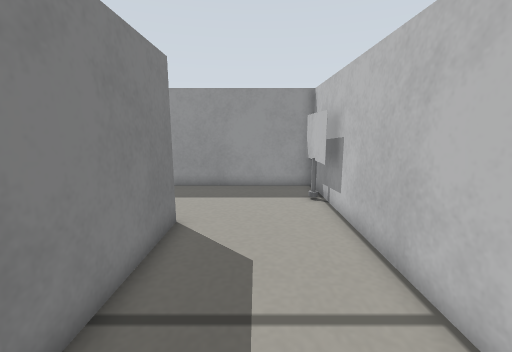
view 1 (above)

20 first-person views from a walk through a world built for the Gazebo simulator. The camera is 0.29 m above the floor, tilts 10° down and sees 90° across. The floor is counted in squares, 0.1 m on a side. Each view is taken from the middle of a square. On the plan, view 1 faces up. The plan holds only what a view shows up to about 19 squares ahead; the rest is blank. The robots in the file are not drawn.

view 2
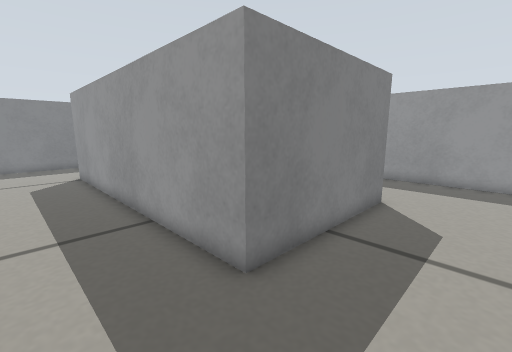

view 3
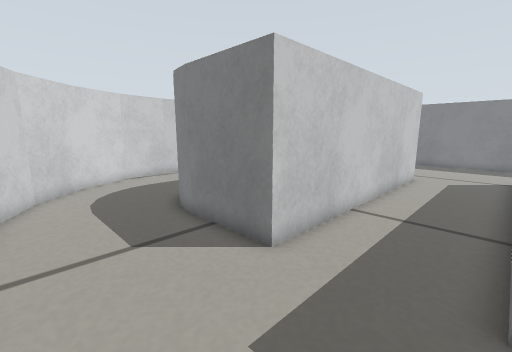

view 4
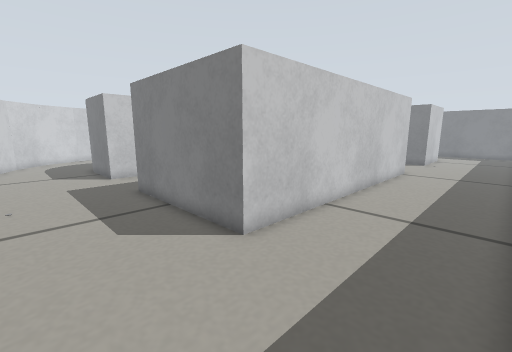

view 5
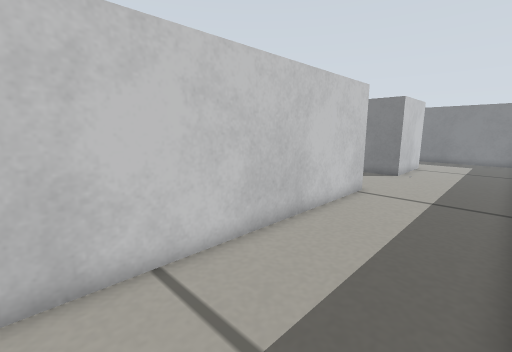

view 6
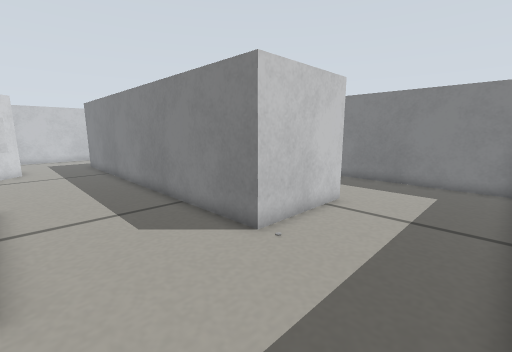

view 7
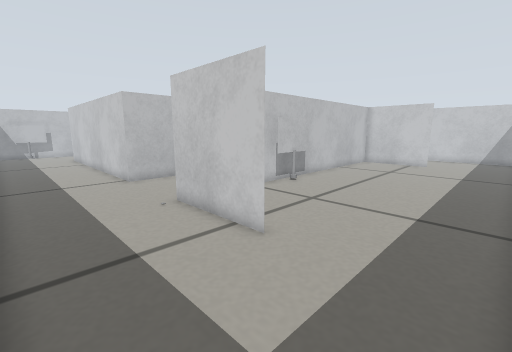

view 8
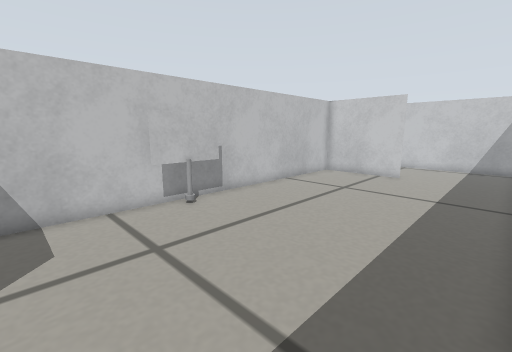

view 9
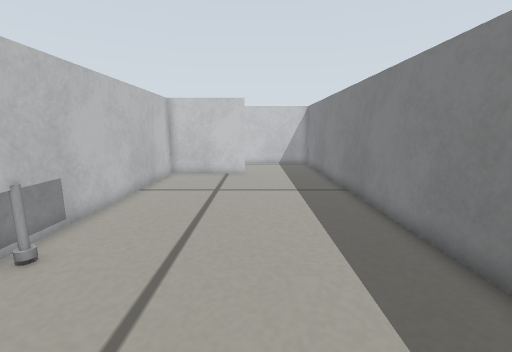

view 10
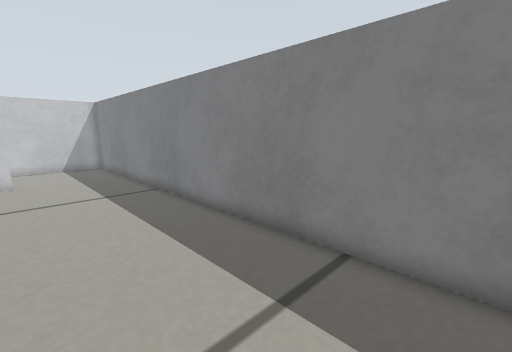

view 11
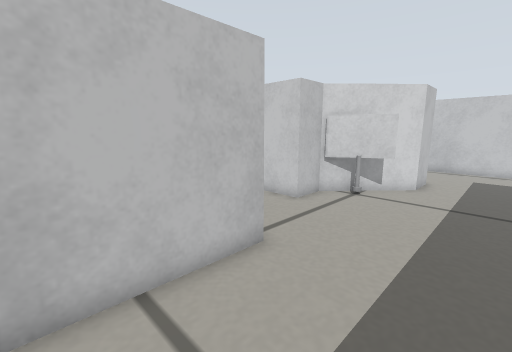

view 12
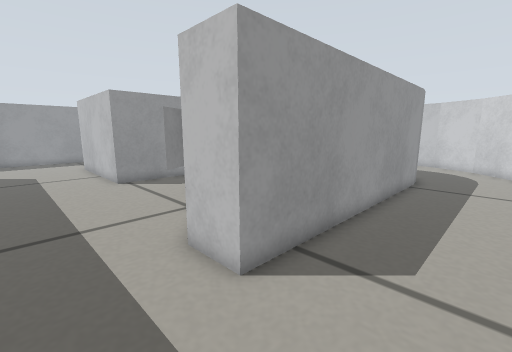

view 13
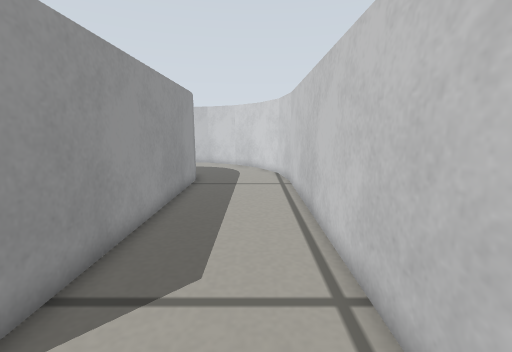

view 14
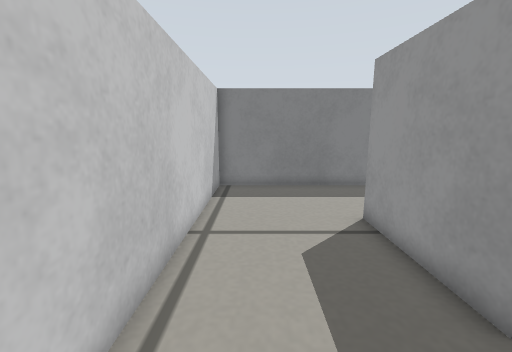

view 15
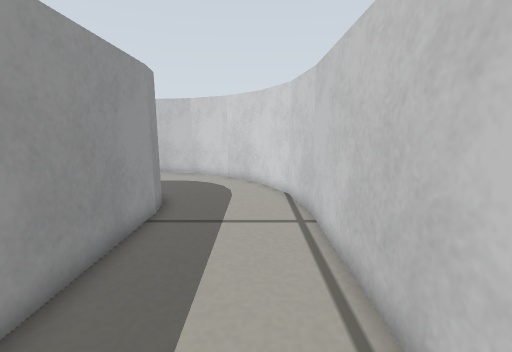

view 16
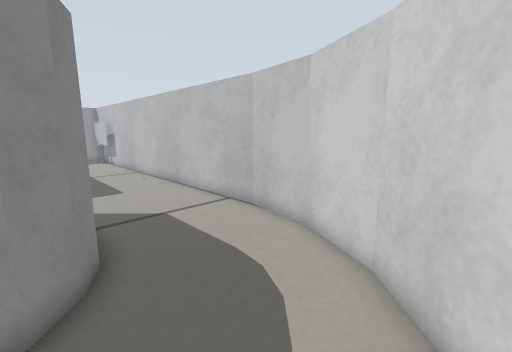

view 17
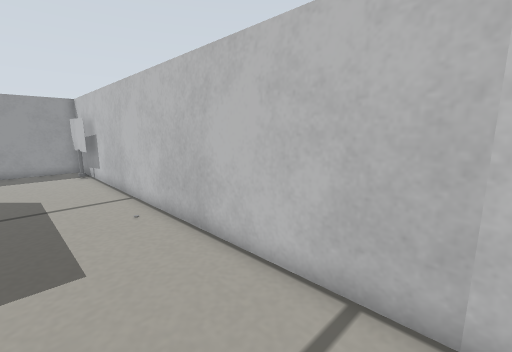

view 18
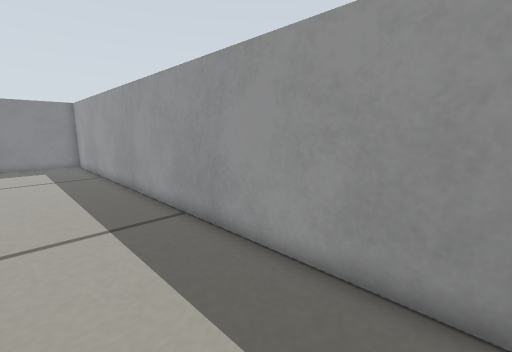

view 19
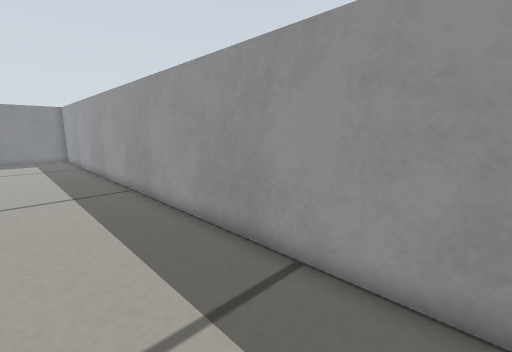

view 20
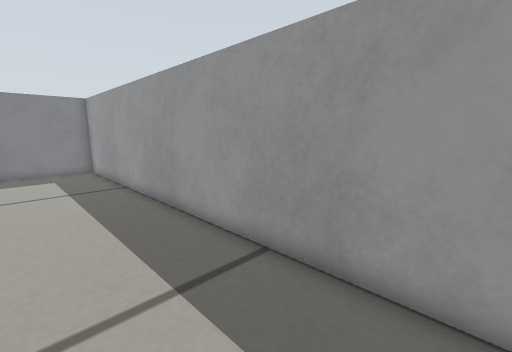

### Floor plan
Points are (right, up) in squares from view 1. A wall is a line through its corners. A room is listed if a view was taken in it or the views show most of it. See-through windows are left out.
Room 1 (views 1, 2, 3, 4, 5, 6, 7, 8, 9, 10, 11, 12, 13, 14, 15, 16, 17, 18, 19, 20)
walls: (-17.6, 0.3) (-17.6, 7.9) (-2.6, 7.9) (-2.6, 0.3) (-17.6, 0.3); (-23.1, -11.4) (-28.2, -11.4); (-28.3, 7.9) (-23.2, 7.9) (-23.2, -9.4); (-6.1, -11.4) (-18.8, -11.4) (-18.8, -9.3) (-15.6, -5.8) (-15.6, -4) (-2.6, -4) (-2.6, -7.9); (-28.4, -11.4) (-23.2, -11.4) (-23.2, 6.2); (-5, -11.2) (-6.2, -11.4); (-2.6, -7.8) (-2.8, -9) (-3.3, -9.9) (-4.1, -10.8); (-6.2, -17) (-3.4, -16.6) (-0.7, -15.2) (1.3, -13.2) (2.6, -10.7) (3, -7.8); (3, -7.9) (3, 13.5) (-33.6, 13.5) (-33.6, -17) (-6.1, -17)
objects: sign (-24, 0) to (-24, 2); sign (-18, -7) to (-17, -7); sign (2, 11)

Where each view was taken, in squares from view 1:
view 1: 0 up, 0 right, facing up
view 2: 3 down, 1 right, facing up-left
view 3: 0 up, 2 right, facing down-left
view 4: 13 up, 2 right, facing down-left
view 5: 13 up, 5 left, facing down-left
view 6: 13 up, 18 left, facing down-left
view 7: 13 up, 33 left, facing down-right
view 8: 6 up, 33 left, facing down-right
view 9: 6 up, 29 left, facing down
view 10: 6 up, 28 left, facing down-left
view 11: 5 up, 22 left, facing down-right
view 12: 15 down, 22 left, facing up-right
view 13: 15 down, 21 left, facing right
view 14: 15 down, 20 left, facing left
view 15: 15 down, 15 left, facing right
view 16: 15 down, 4 left, facing up-right
view 17: 8 down, 1 left, facing up-right
view 18: 9 up, 9 left, facing up-left
view 19: 9 up, 4 left, facing up-left
view 20: 9 up, 13 left, facing up-left
